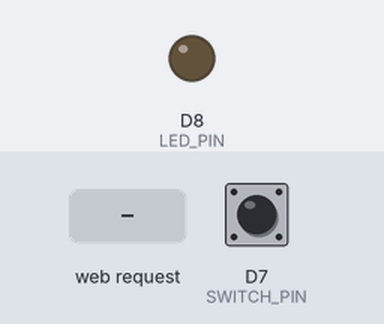
This sketch was run on a simulated Arduino Uno R4 WiFi. On the bench: output pins drawn as LEDs (lit = HIGH). Inputs (shaded band) come from the test bench; at power-on: D7 (SWITCH_PIN) HIGH. WiFi joins after 1.5 s; servers stay silent unless stated; what the sketch prints to the serial monitor is not drawn.

Above: at 2.7 s.
2.8 s: D7 (SWITCH_PIN) pulled LOW for 0.15 s
At 2.9 s:
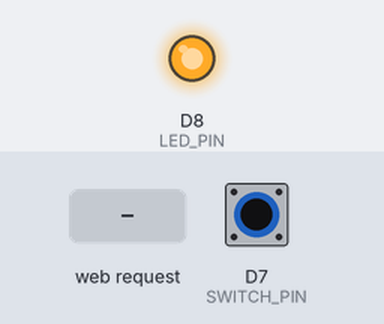
4.4 s: D7 (SWITCH_PIN) pulled LOW for 3.2 s
At 8.6 s:
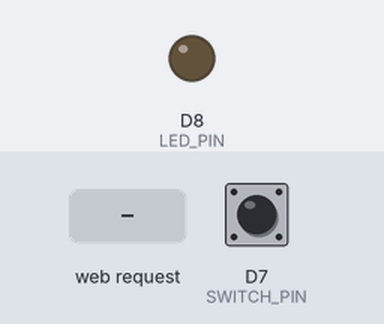
9.1 s: HTTP request GET /on received
At 9.8 s:
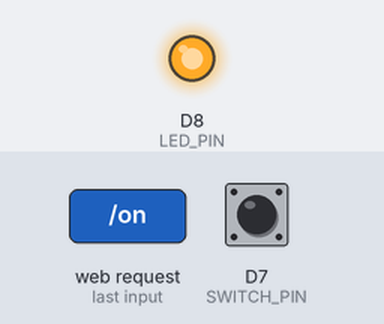
Timing chart, 0 to 12.1 s (numbered marks = the images above; inputs shaded):
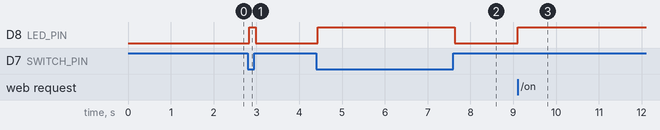

Measured:
- after the input at 2.8 s, D8 (LED_PIN): LOW → HIGH at once, → LOW 0.15 s later
- after the input at 4.4 s, D8 (LED_PIN): LOW → HIGH at once, → LOW 3.2 s later
- after the input at 9.1 s, D8 (LED_PIN): LOW → HIGH at once

The sketch:

Smart_Home_Code.ino
```cpp
#include <WiFiS3.h>

char ssid[] = "Your_Wifi";
char pass[] = "Password";

WiFiServer server(80);

const int LED_PIN = 8;
const int SWITCH_PIN = 7;

bool lightState = false;
bool lastSwitchState = HIGH;

void setup() {
  Serial.begin(9600);

  pinMode(LED_PIN, OUTPUT);
  pinMode(SWITCH_PIN, INPUT_PULLUP);

  while (WiFi.begin(ssid, pass) != WL_CONNECTED) {
    delay(5000);
    Serial.println("Connecting...");
  }

  Serial.println("Wi-Fi connected!");
  Serial.print("Arduino IP: ");
  Serial.println(WiFi.localIP());

  server.begin();
}

void loop() {

  // Physical switch
  bool currentSwitchState = digitalRead(SWITCH_PIN);

  if (currentSwitchState != lastSwitchState) {
    delay(30);
    currentSwitchState = digitalRead(SWITCH_PIN);

    if (currentSwitchState != lastSwitchState) {
      lightState = (currentSwitchState == LOW);
      lastSwitchState = currentSwitchState;
    }
  }

  // Phone
  WiFiClient client = server.available();

  if (client) {
    String request = client.readStringUntil('\r');
    client.flush();

    if (request.indexOf("GET /on") >= 0)
      lightState = true;

    if (request.indexOf("GET /off") >= 0)
      lightState = false;

    // Live status
    if (request.indexOf("GET /status") >= 0) {
      client.println("HTTP/1.1 200 OK");
      client.println("Content-Type: text/plain");
      client.println("Connection: close");
      client.println();

      client.println(lightState ? "ON" : "OFF");

      client.stop();
      digitalWrite(LED_PIN, lightState ? HIGH : LOW);
      return;
    }

    // Dashboard
    client.println("HTTP/1.1 200 OK");
    client.println("Content-Type: text/html");
    client.println("Connection: close");
    client.println();

    client.println("<!DOCTYPE html>");
    client.println("<html><head>");
    client.println("<meta name='viewport' content='width=device-width, initial-scale=1'>");

    client.println("<style>");
    client.println("body{font-family:Arial;text-align:center;background:#000;color:white;margin:0;padding:25px}");
    client.println("h1{margin:10px 0 5px}");
    client.println(".card{max-width:400px;margin:30px auto;padding:25px;background:#222;border-radius:15px}");
    client.println("button{padding:12px 30px;margin:8px;font-size:18px;border:0;border-radius:8px}");
    client.println(".status{margin-top:20px;font-size:18px}");
    client.println("</style>");

    client.println("<script>");
    client.println("function update(){fetch('/status').then(r=>r.text()).then(s=>document.getElementById('state').innerText=s)}");
    client.println("setInterval(update,1000);");
    client.println("</script>");

    client.println("</head><body>");

    client.println("<h1>SMART HOME</h1>");
    client.println("<div>CONTROL PANEL</div>");

    client.println("<div class='card'>");
    client.println("<h2>LIGHT</h2>");

    client.println("<a href='/on'><button>ON</button></a>");
    client.println("<a href='/off'><button>OFF</button></a>");

    client.println("<div class='status'>STATUS: <b id='state'>");
    client.println(lightState ? "ON" : "OFF");
    client.println("</b></div>");

    client.println("</div>");
    client.println("</body></html>");

    client.stop();
  }

  digitalWrite(LED_PIN, lightState ? HIGH : LOW);
}
```
